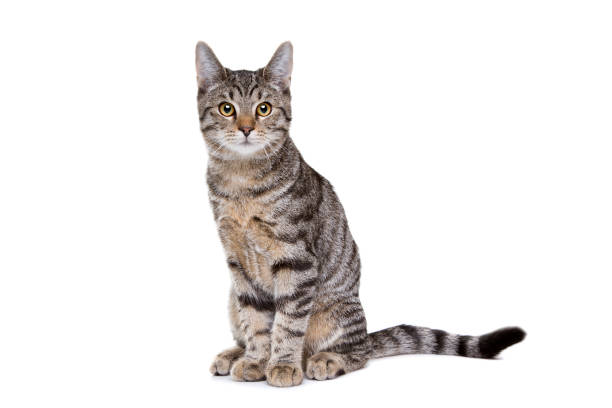
#> input picture 2022 SURF Task 1_2/assets/cat.jpg, 612 x 408 px
$ python main.py   (older library calls are emulated)
#> lines starting #> are read from the running program, lines starting #| are printed output that depends on the picture
# ******* 1. NumPy *******

# *** importing numpy ***
# import numpy
import numpy as np      # --> most commonly used
# from numpy import *

# *** simple array production ***
array = np.array([1, 4, 5, 8], float)
print(array)
type(array)

array3d = np.array([[1, 4, 5],
                   [3, 8, 2],
                   [7, 9, 6]], float)

# *** slicing arrays ***
# the inputs in the bracket represent; [start:end:step]
slicing1 = array3d[1, :]
print(slicing1)
# get the second element, indexing from the start and end
# the execution >>> array([3., 8., 2.])
slicing2 = array3d[:,2]
print(slicing2)
# get the third steps of every element (indexing start from 0)
# the execution >>> array([5, 2, 6])

reshapeArray = np.array(range(6), float)
reshapeArray = reshapeArray.reshape((3, 2))
print(reshapeArray)
# the execution >>> array([0., 1., 2., 3.])


# *** array operations provided similar to List ***
array3d.sum()
# np.sum(array3d)
array3d.prod()
# np.prod(array3d)
array3d.min()
array3d.max()
array3d.sort()

# *** argmin and argmax ***
array3d.argmin()
array3d.argmax()

# *** statistical quatities ***
array3d.mean()
array3d.var()   # variation
array3d.std()   # standard deviation

# *** dot product ***
dotArray1 = np.array([1, 2, 3], float)
dotArray2 = np.array([0, 1, 1], float)

np.dot(dotArray1, dotArray2)
np.outer(dotArray1, dotArray2)
np.inner(dotArray1, dotArray2)
np.cross(dotArray1, dotArray2)

# *** polynomial roots and equations evaluation ***
np.poly([-1, 1, 1, 10])
# the execution >>> array([1, -11, 9, 11, -10])
# the list of elements [-1, 1, 1, 10] represent the roots of the polynomial x^(4)-11x^(3)+9x^(2)+11x-10
np.roots([1, -11, 9, 11, -10])
# the execution >>> array([-1, 1, 1, 10])
np.polyint([1, 1, 1, 1])
# >>> array([0.25, 0.333333333, 0.5, 1., 0.])
np.polyder([0.25, 0.333333333, 0.5, 1., 0.])
# >>> array([1., 1., 1., 1.])
np.polyval([1, -2, 0, 2], 4)
# >>> 34
x = [1, 2, 3, 4, 5, 6, 7, 8]
y = [0, 2, 1, 3, 7, 10, 11, 19]
np.polyfit(x, y, 2)
# >>> array([ 0.375 , -0.88690476, 1.05357143])


# ******* 2. Matplolib *******
# *** import numpy as np ***
import matplotlib.pyplot as plt

# *** plots and subplots ***
# Compute the x and y coordinates for points on sine and cosine curves
x = np.arange(0, 3 * np.pi, 0.1)
y_sin = np.sin(x)
y_cos = np.cos(x)

# Plot the points using matplotlib
plt.plot(x, y_sin)
plt.plot(x, y_cos)
plt.xlabel('x axis label')
plt.ylabel('y axis label')
plt.title('Sine and Cosine')
plt.legend(['Sine', 'Cosine'])
plt.show()
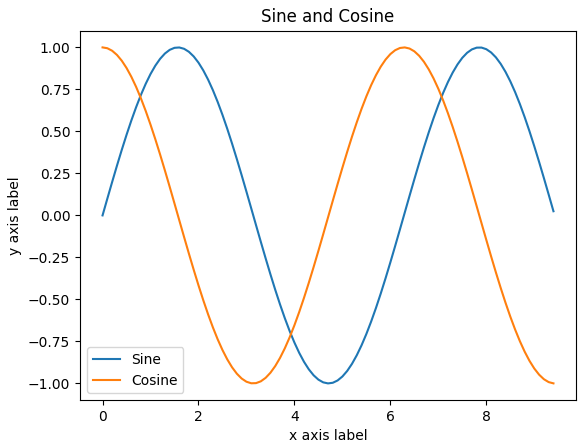
#> figure drawn by matplotlib, 1 panel; curve peaks at x = 1.6, y = 1; curve peaks at x = 0, y = 1

# Set up a subplot grid that has height 2 and width 1,
# and set the first such subplot as active.
plt.subplot(2, 1, 1)
plt.plot(x, y_sin)
plt.title('Sine')

# Set the second subplot as active, and make the second plot.
plt.subplot(2, 1, 2)
plt.plot(x, y_cos)
plt.title('Cosine')

# Show the figure.
plt.show()
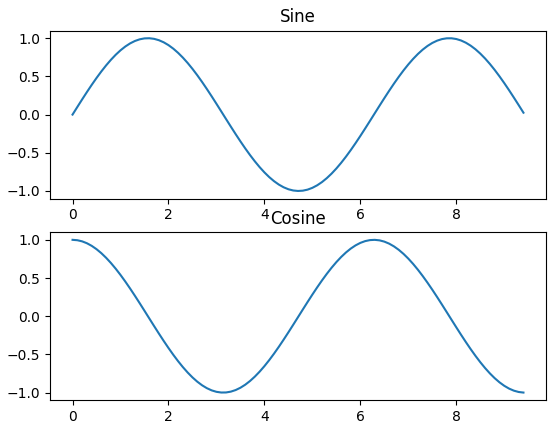
#> figure drawn by matplotlib, 2 panels; panel 1: curve peaks at x = 1.6, y = 1; panel 2: curve peaks at x = 0, y = 1

# *** image ***
# import numpy as np
from scipy.misc import imread, imresize
# import matplotlib.pyplot as plt

img = imread('assets/cat.jpg')
#> img is the input picture: shape (408, 612, 3); mean R, G, B 235.2, 232.6, 231.3
img_tinted = img * [1, 0.95, 0.9]
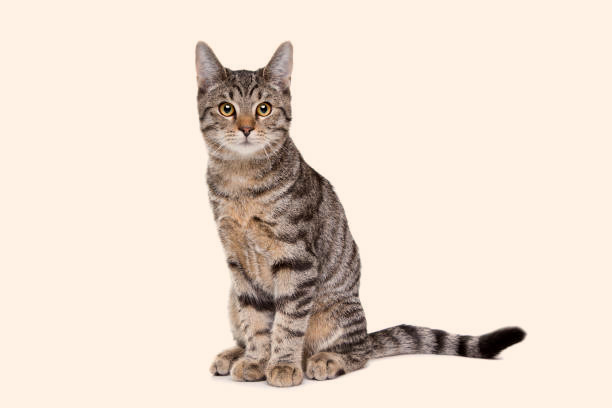
#> img_tinted: shape (408, 612, 3) float64; mean R, G, B 235.2, 220.9, 208.2

# Show the original image
plt.subplot(1, 2, 1)
plt.imshow(img)

# Show the tinted image
plt.subplot(1, 2, 2)

# A slight gotcha with imshow is that it might give strange results
# if presented with data that is not uint8. To work around this, we
# explicitly cast the image to uint8 before displaying it.
plt.imshow(np.uint8(img_tinted))
plt.show()
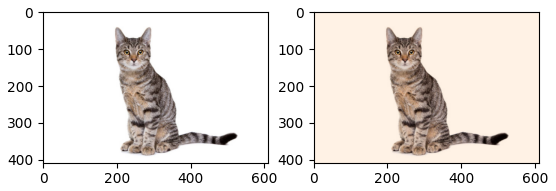
#> figure drawn by matplotlib, 2 panels
